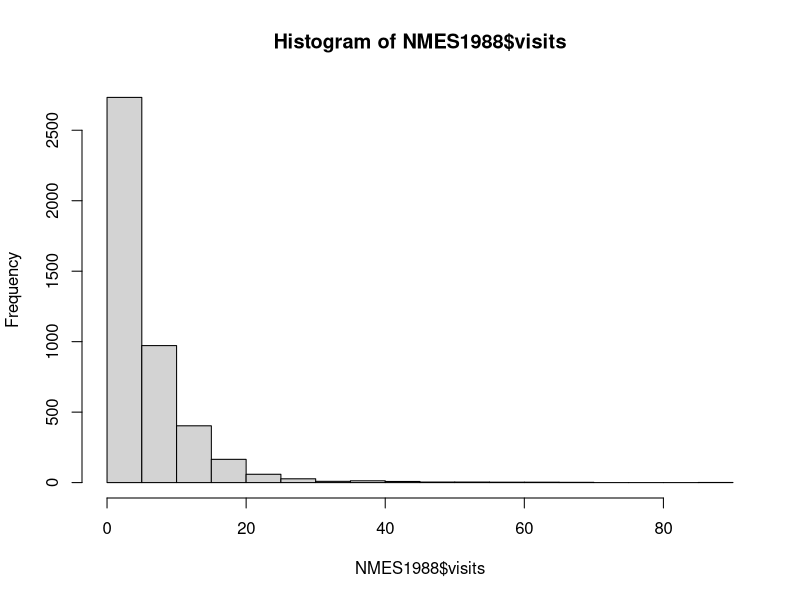
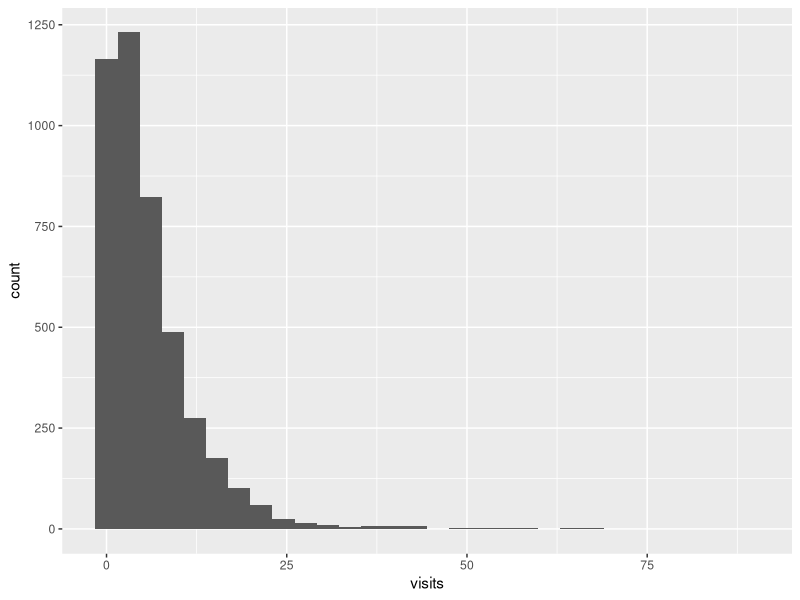
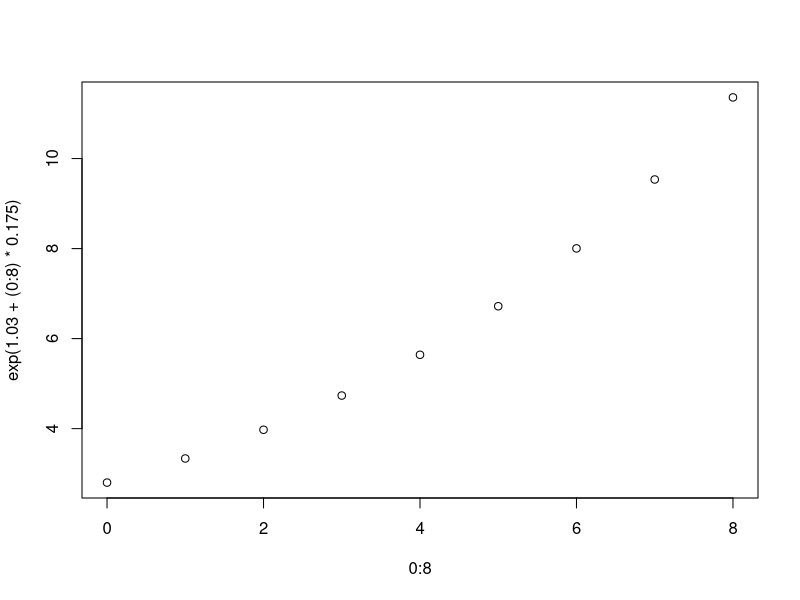
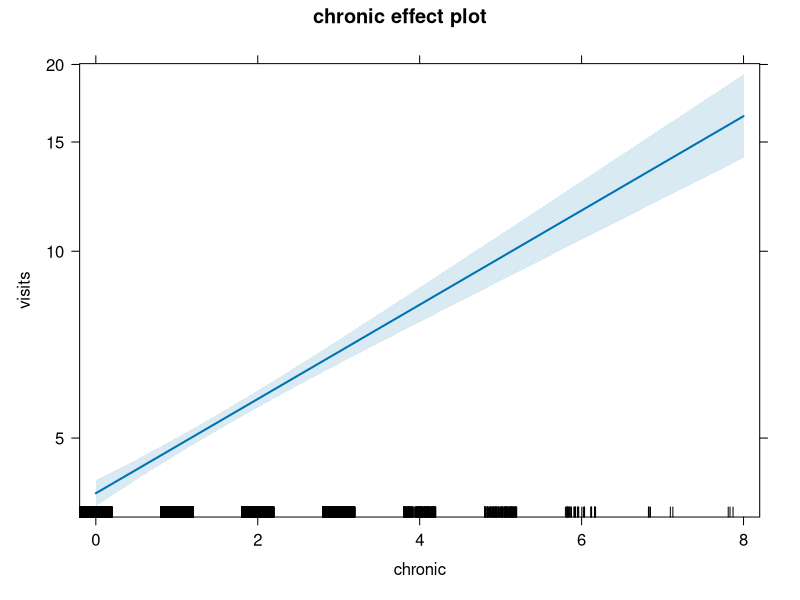
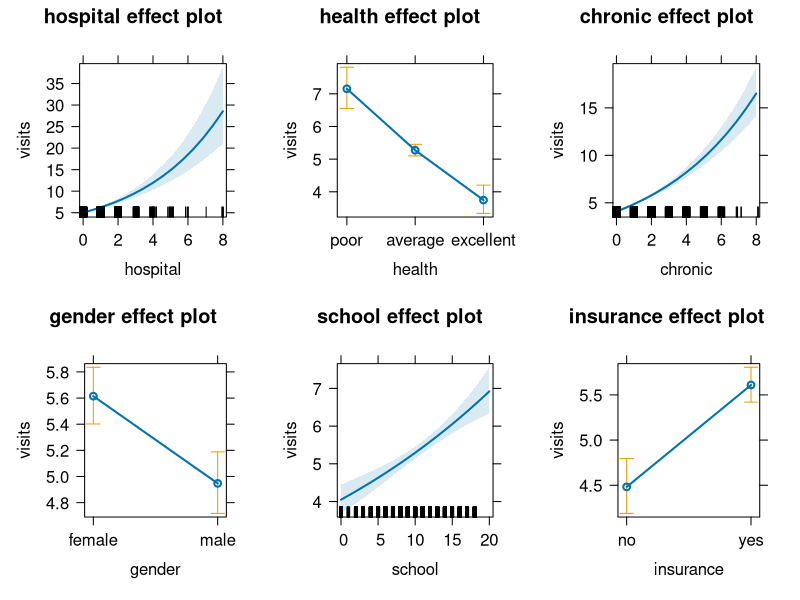
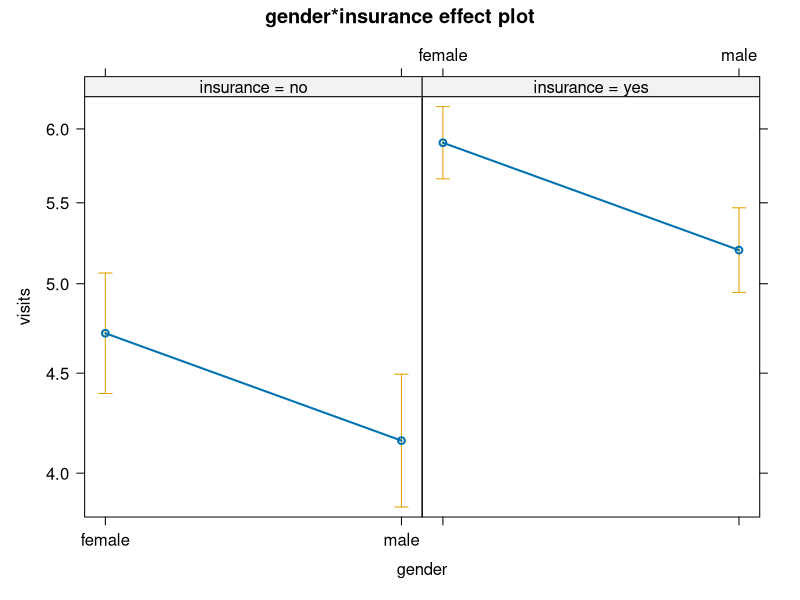
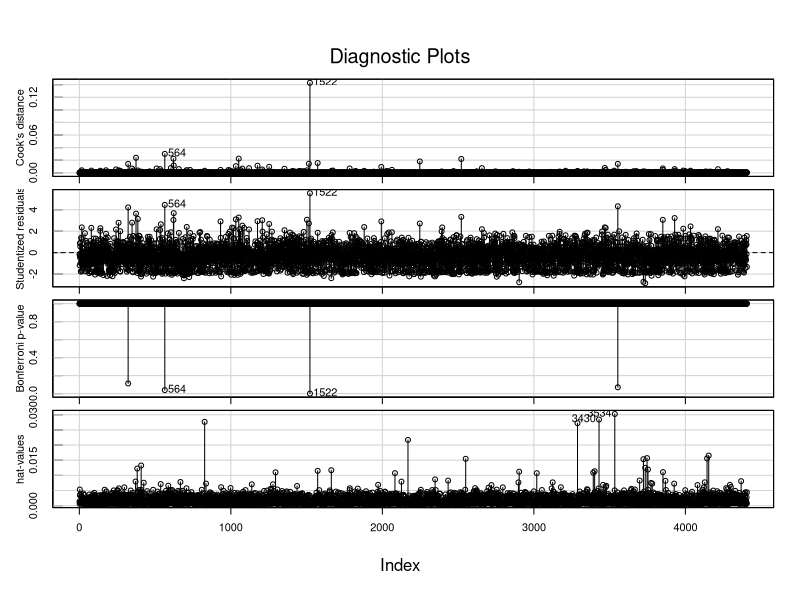
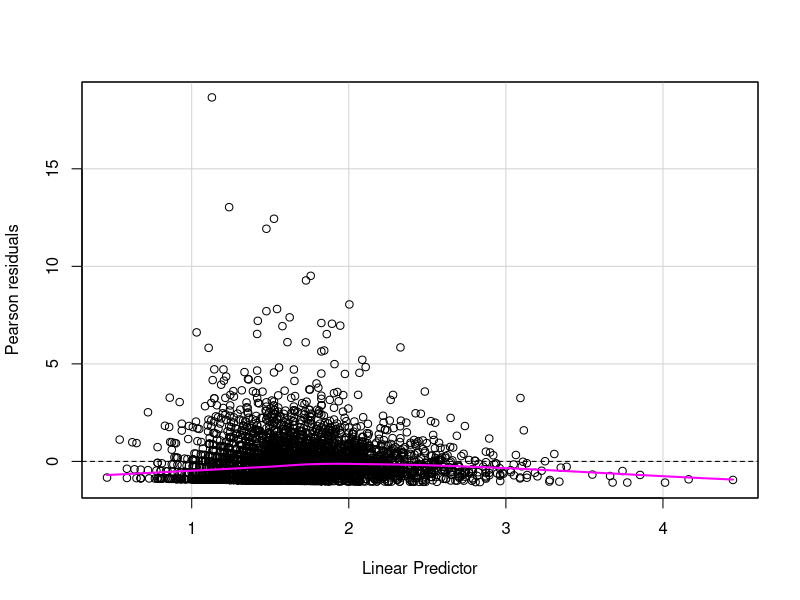

R code for these plots, in order:
library(AER)
library(effects)
library(MASS)
data(NMES1988)

hist(NMES1988$visits)

## Or, if you prefer ggplot:

library(ggplot2)
ggplot(NMES1988, aes(x = visits)) + geom_histogram()

xtabs(~ visits, data = NMES1988)
summary(NMES1988)

base <- glm(visits ~ 1, data = NMES1988, family = poisson())

summary(base)

vis.step <- step(base, scope = ~ hospital + health + chronic + gender + school + insurance, 
                 direction='forward', trace = 1)
summary(vis.step)
# All those variables are statistically significant

## Test for overdispersion by doing negative binomial regression
vis.nb <- glm.nb(visits ~ hospital + health + chronic + gender + school + insurance, data = NMES1988)
summary(vis.nb)

# You can see that Theta is much more than twice its standard error.  Could do a likelihood ratio test.
# I'll illustrate how to write a function.

overdisp.test <- function(mod, alpha = 0.05){
  # mod is the result of running a glm.nb regression
  if (class(mod)[1] != 'negbin') stop('require model of class negbin\n')
  if (alpha < 0 | alpha > 1) stop('alpha must be in the range (0, 1)')
  # obtain Poissin regression results
  poisreg <- glm(formula = eval(mod$call$formula), data = eval(mod$call$data), family = poisson)
  llP <- logLik(poisreg)
  llNB <- logLik(mod)
  D <- 2 * (llNB - llP)
  cv <- qchisq(1 - (2 * alpha), df = 1)
  pval <- pchisq(D, df = 1, lower.tail = FALSE) / 2
  cat('Likelihood ratio test of H0: no overdispersion\n')
  cat('Test statistic: ', D, '\n')
  cat('Critical value of test statistic: ', cv, '\n')
  cat('p-value: ', pval, '\n')
  invisible(c(stat = D, critval = cv, pval = pval))
}

odt <- overdisp.test(vis.nb)

# THere is a similar function in the package pscl, called odTest
pscl::odTest(vis.nb)
# There is very clear evidence of overdispersion

summary(vis.nb)

# You can compare the Poisson & negbin results side by side like this:
compareCoefs(vis.step, vis.nb)

# Notice that all the standard errors are larger

# Interpretation
# Number of chronic conditions. This varies from 0 to 8.  You can do an effect plot 'by hand' like this:

plot(0:8, exp(1.03 + (0:8) * 0.175))
# Or using the effects package (which also adds means of other variables)

plot(Effect('chronic',  vis.nb))

# You can do them all at once like this:

plot(allEffects(vis.nb), type = 'response')
plot(Effect(c('gender','insurance'), vis.nb, multline = TRUE, type = 'response'))

# So, for example we can see that women make on average 0.6 more visits than mens

# Check for outliers
outlierTest(vis.nb)
influenceIndexPlot(vis.nb, id.n = 3)
residualPlot(vis.nb)
